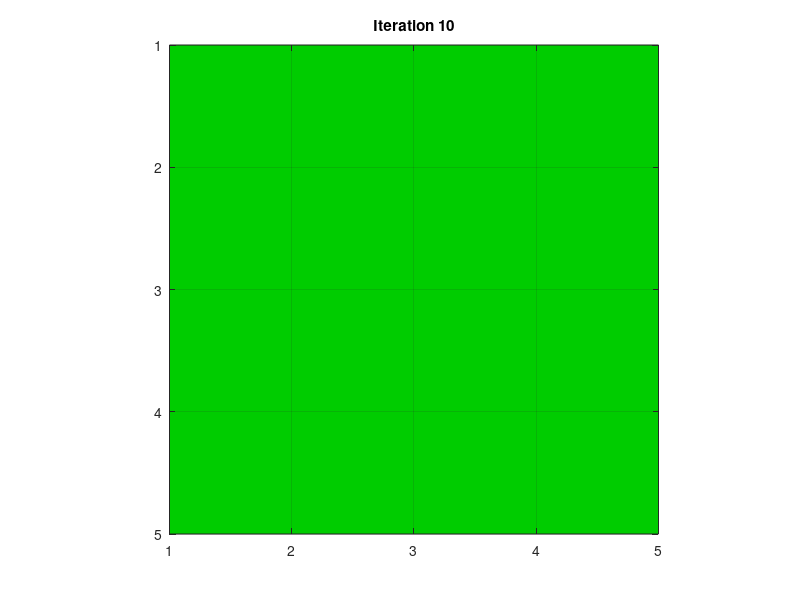

Source code (MATLAB):
function main()
    % Each node in the network has a boolean variable attached to it (0 or 1)
    A = rand(4,4)>.7 % Increase number for less ones, decrease for more.

    B = rand(4,4)>.7;
    % Check if we have a cycle
    % Useless now, this is for later
    if A == B
        disp('yes')
    else 
        disp('no')
    end
    
    neighbouring_nodes = {};
    for iteration = 1:10
        % Each node in the network is connected to 3 other nodes (randomly)
        % Here we have 16 genes, so 16 positions. 
        % Q: can they be connected to itself ? For now, we assume yes because it's
        % simpler
        
        neighbours_matrix = {};
        for gene = 1:16
            % For each node, give 3 random values between 1 and 16
            % This only occurs the first iteration (connections stay the
            % same)
            % So K = 3 in this case
            if iteration == 1
                neighbouring_nodes{gene} = randperm(16,3);
            end
            
            % Get the binary values of the neighbours
            % This happens every iteration
            binary_values = [];
            for i = 1:length(neighbouring_nodes{gene})
                binary_values(i) = A(neighbouring_nodes{gene}(i));
            end
            binary_values;
            neighbours_matrix{gene} = binary_values;
        end
        % print C and an element in C
        neighbours_matrix;
        for j = 1:16
            neighbours_matrix{j};
        end

        % Specific rules for transitioning
        % Random values with 3 input (-> 8 permutations)
        % This should probably be outside of the loop (!!!!)
        truth_table_values = randi([0 1],1,8);
        new_matrix = zeros(4);
        % Synchronous update (think so). 
        for gene_update = 1:16
            neighbours = neighbours_matrix{gene_update};
            new_matrix(gene_update) = truth_table(neighbours, truth_table_values);
        end
        disp("iteration " + iteration + ":")
        A = new_matrix
        display_grid(A, iteration)
        pause(0.3)

    end
    %display_grid(A)

end

function output = truth_table(neighbours, truth_table_values)
    if neighbours == [0,0,0]
        output = truth_table_values(1);
    elseif neighbours == [0,0,1]
        output = truth_table_values(2);
    elseif neighbours == [1,1,1]
        output = truth_table_values(3);
    elseif neighbours == [0,1,0]
        output = truth_table_values(4);
    elseif neighbours == [0,1,1]
        output = truth_table_values(5);
    elseif neighbours == [1,0,0]
        output = truth_table_values(6);
    elseif neighbours == [1,0,1]
        output = truth_table_values(7);
    elseif neighbours == [1,1,0]
        output = truth_table_values(8);
    end
end

% Based on https://stackoverflow.com/questions/3280705/how-can-i-display-a-2d-binary-matrix-as-a-black-white-plot
function display_grid(A, iteration)
    cMap = [1 0 0; 0 0.8 0];
    [r, c] = size(A);                          % Get the matrix size
    imagesc((1:c)+0.5, (1:r)+0.5, A);          % Plot the image
    % cMap
    colormap(cMap);                              % Use a gray colormap
    axis equal                                   % Make axes grid sizes equal
    set(gca, 'XTick', 1:(c+1), 'YTick', 1:(r+1), ...  % Change some axes properties
             'XLim', [1 c+1], 'YLim', [1 r+1], ...
             'GridLineStyle', '-', 'XGrid', 'on', 'YGrid', 'on');
   % hold on
    %legend('on', 'off')
    %hold on
    title(['Iteration ', num2str(iteration)])
end


